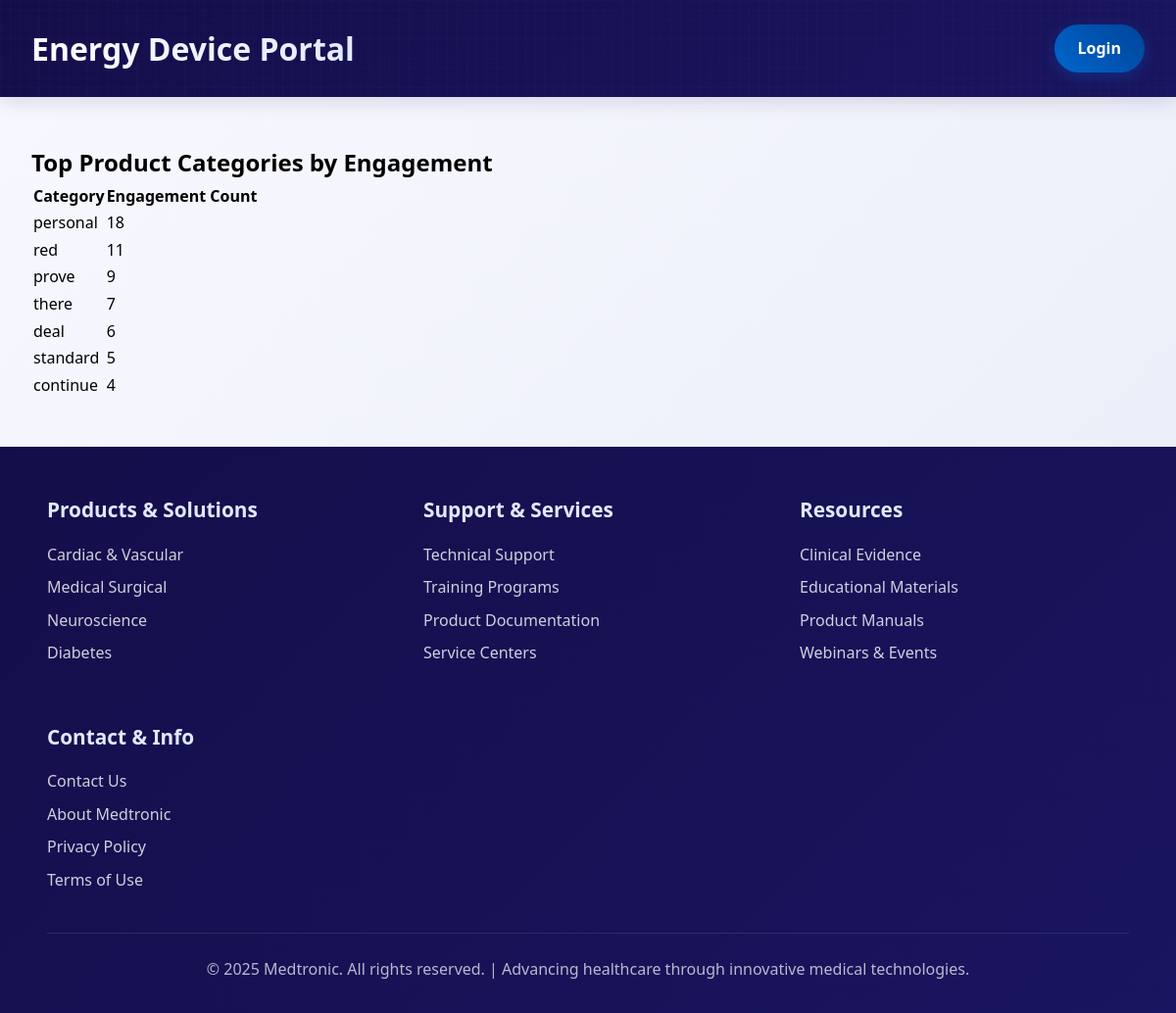
Screenshot of /analytics/top-categories/ with the database file from the repository.
### products/models.py (models this page shows, shortened)
class ProductCategory(models.Model):
    category = models.ForeignKey(Category, on_delete=models.CASCADE, related_name="product_categories")
    name = models.CharField(max_length=100)
    created_at = models.DateTimeField(auto_now_add=True)
    updated_at = models.DateTimeField(auto_now=True)

### analytics/views.py (the view)
# urls.py: path('top-categories/', views.top_categories_engagement, name='top_categories_engagement'),
def top_categories_engagement(request):
    data = (
        SearchProduct.objects
        .values('product__product_type__product_category__name')
        .annotate(total=Count('id'))
        .order_by('-total')[:10]
    )
    return render(request, 'analytics/top_categories.html', {'categories': data})

### analytics/templates/analytics/top_categories.html
{% extends 'admin.html' %}
{% block content %}
<h2 class="text-xl font-bold mb-4">Top Product Categories by Engagement</h2>
<table class="table-auto w-full border">
    <thead>
        <tr>
            <th class="border px-4 py-2">Category</th>
            <th class="border px-4 py-2">Engagement Count</th>
        </tr>
    </thead>
    <tbody>
        {% for item in categories %}
        <tr>
            <td class="border px-4 py-2">{{ item.product__product_type__product_category__name }}</td>
            <td class="border px-4 py-2">{{ item.total }}</td>
        </tr>
        {% endfor %}
    </tbody>
</table>
{% endblock %}

### rows the page displays
ProductCategory: product__product_type__product_category__name "personal", total "18"
ProductCategory: product__product_type__product_category__name "red", total "11"
ProductCategory: product__product_type__product_category__name "prove", total "9"
ProductCategory: product__product_type__product_category__name "there", total "7"
ProductCategory: product__product_type__product_category__name "deal", total "6"
ProductCategory: product__product_type__product_category__name "standard", total "5"
ProductCategory: product__product_type__product_category__name "continue", total "4"
